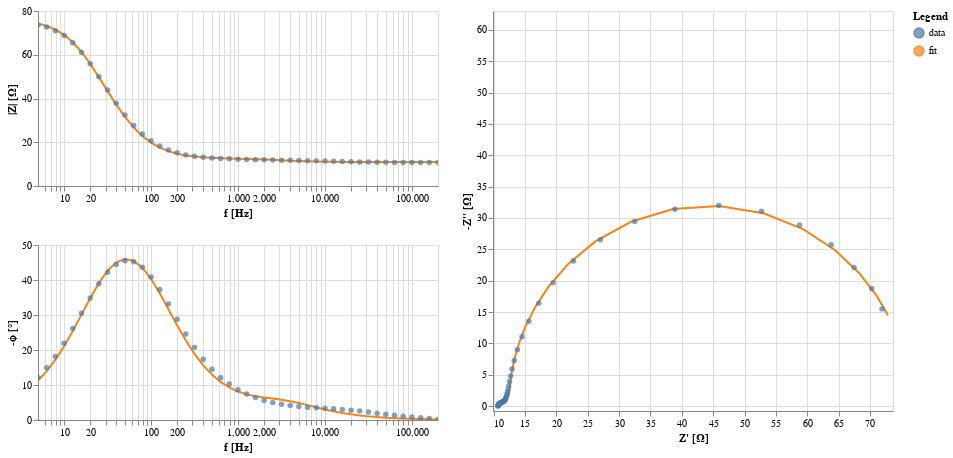

The code cell stored with this chart in its notebook:
### Code cell
import matplotlib.pyplot as plt

circuit.plot(f_data=frequencies, Z_data=Z)
#circuit.plot(f_data=frequencies, Z_data=Z, kind='bode')
#circuit.plot(f_data=frequencies, Z_data=Z, kind='nyquist')

#plt.show()

### Figure 1 — Vega-Lite specification as saved in the notebook (floating-point values rounded to 4 significant figures)
{"config": {"view": {"continuousWidth": 300, "continuousHeight": 300}, "background": "#FFFFFF"}, "hconcat": [{"vconcat": [{"layer": [{"data": {"name": "data-4f00584de45c76b164b8ad22ee8316b1"}, "mark": {"type": "line"}, "encoding": {"color": {"field": "kind", "type": "nominal"}, "x": {"axis": {"title": "f [Hz]"}, "field": "f", "scale": {"nice": false, "type": "log"}, "type": "quantitative"}, "y": {"axis": {"title": "|Z| [Ω]"}, "field": "mag", "type": "quantitative"}}, "transform": [{"calculate": "sqrt(pow(datum.z_real,2) + pow(datum.z_imag,2))", "as": "mag"}, {"calculate": "-(180/PI)*atan(datum.z_imag/datum.z_real)", "as": "neg_phase"}]}, {"data": {"name": "data-9afa2693ef8737354d6332186854eeae"}, "mark": {"type": "circle"}, "encoding": {"color": {"field": "kind", "type": "nominal"}, "size": {"condition": {"param": "param_10", "value": 80, "empty": false}, "value": 30}, "x": {"axis": {"title": "f [Hz]"}, "field": "f", "scale": {"nice": false, "type": "log"}, "type": "quantitative"}, "y": {"axis": {"title": "|Z| [Ω]"}, "field": "mag", "type": "quantitative"}}, "name": "view_10", "transform": [{"calculate": "sqrt(pow(datum.z_real,2) + pow(datum.z_imag,2))", "as": "mag"}, {"calculate": "-(180/PI)*atan(datum.z_imag/datum.z_real)", "as": "neg_phase"}]}], "height": 175.0, "width": 400}, {"layer": [{"data": {"name": "data-4f00584de45c76b164b8ad22ee8316b1"}, "mark": {"type": "line"}, "encoding": {"color": {"field": "kind", "type": "nominal"}, "x": {"axis": {"title": "f [Hz]"}, "field": "f", "scale": {"nice": false, "type": "log"}, "type": "quantitative"}, "y": {"axis": {"title": "-ϕ [°]"}, "field": "neg_phase", "type": "quantitative"}}, "transform": [{"calculate": "sqrt(pow(datum.z_real,2) + pow(datum.z_imag,2))", "as": "mag"}, {"calculate": "-(180/PI)*atan(datum.z_imag/datum.z_real)", "as": "neg_phase"}]}, {"data": {"name": "data-9afa2693ef8737354d6332186854eeae"}, "mark": {"type": "circle"}, "encoding": {"color": {"field": "kind", "type": "nominal"}, "size": {"condition": {"param": "param_10", "value": 80, "empty": false}, "value": 30}, "x": {"axis": {"title": "f [Hz]"}, "field": "f", "scale": {"nice": false, "type": "log"}, "type": "quantitative"}, "y": {"axis": {"title": "-ϕ [°]"}, "field": "neg_phase", "type": "quantitative"}}, "name": "view_11", "transform": [{"calculate": "sqrt(pow(datum.z_real,2) + pow(datum.z_imag,2))", "as": "mag"}, {"calculate": "-(180/PI)*atan(datum.z_imag/datum.z_real)", "as": "neg_phase"}]}], "height": 175.0, "width": 400}]}, {"layer": [{"data": {"name": "data-4f00584de45c76b164b8ad22ee8316b1"}, "mark": {"type": "line"}, "encoding": {"color": {"field": "kind", "type": "nominal"}, "x": {"axis": {"title": "Z' [Ω]"}, "field": "z_real", "scale": {"domain": [10.71, 72.87], "nice": false, "padding": 5}, "type": "quantitative"}, "y": {"axis": {"title": "-Z'' [Ω]"}, "field": "neg_z_imag", "scale": {"domain": [0.0316, 62.2], "nice": false, "padding": 5}, "type": "quantitative"}}, "transform": [{"calculate": "-datum.z_imag", "as": "neg_z_imag"}]}, {"data": {"name": "data-9afa2693ef8737354d6332186854eeae"}, "mark": {"type": "circle"}, "encoding": {"color": {"field": "kind", "legend": {"title": "Legend"}, "type": "nominal"}, "size": {"condition": {"param": "param_10", "value": 80, "empty": false}, "value": 30}, "x": {"axis": {"title": "Z' [Ω]"}, "field": "z_real", "scale": {"domain": [10.71, 72.87], "nice": false, "padding": 5}, "type": "quantitative"}, "y": {"axis": {"title": "-Z'' [Ω]"}, "field": "neg_z_imag", "scale": {"domain": [0.0316, 62.2], "nice": false, "padding": 5}, "type": "quantitative"}}, "name": "view_12", "transform": [{"calculate": "-datum.z_imag", "as": "neg_z_imag"}]}], "height": 400, "width": 400}], "params": [{"name": "param_10", "select": {"type": "point", "fields": ["f"], "nearest": true, "on": "mouseover"}, "views": ["view_10", "view_11", "view_12"]}, {"name": "param_12", "select": {"type": "interval", "encodings": ["x", "y"]}, "bind": "scales", "views": ["view_10", "view_11"]}, {"name": "param_11", "select": {"type": "interval", "encodings": ["x", "y"]}, "bind": "scales", "views": ["view_12"]}], "$schema": "https://vega.github.io/schema/vega-lite/v5.17.0.json", "datasets": {"data-4f00584de45c76b164b8ad22ee8316b1": [{"f": 5.014, "z_real": 72.87, "z_imag": -14.48, "kind": "fit", "fmt": "-"}, {"f": 6.311, "z_real": 71.02, "z_imag": -17.66, "kind": "fit", "fmt": "-"}, {"f": 7.948, "z_real": 68.29, "z_imag": -21.21, "kind": "fit", "fmt": "-"}, {"f": 10.0, "z_real": 64.46, "z_imag": -24.86, "kind": "fit", "fmt": "-"}, {"f": 12.6, "z_real": 59.34, "z_imag": -28.23, "kind": "fit", "fmt": "-"}, {"f": 15.86, "z_real": 53.04, "z_imag": -30.75, "kind": "fit", "fmt": "-"}, {"f": 19.97, "z_real": 45.9, "z_imag": -31.91, "kind": "fit", "fmt": "-"}, {"f": 25.14, "z_real": 38.61, "z_imag": -31.42, "kind": "fit", "fmt": "-"}, {"f": 31.65, "z_real": 31.89, "z_imag": -29.4, "kind": "fit", "fmt": "-"}, {"f": 39.83, "z_real": 26.28, "z_imag": -26.31, "kind": "fit", "fmt": "-"}, {"f": 50.14, "z_real": 21.94, "z_imag": -22.72, "kind": "fit", "fmt": "-"}, {"f": 63.16, "z_real": 18.79, "z_imag": -19.1, "kind": "fit", "fmt": "-"}, {"f": 79.52, "z_real": 16.61, "z_imag": -15.76, "kind": "fit", "fmt": "-"}, {"f": 100.1, "z_real": 15.14, "z_imag": -12.84, "kind": "fit", "fmt": "-"}, {"f": 126.0, "z_real": 14.18, "z_imag": -10.38, "kind": "fit", "fmt": "-"}, {"f": 158.6, "z_real": 13.56, "z_imag": -8.356, "kind": "fit", "fmt": "-"}, {"f": 199.7, "z_real": 13.16, "z_imag": -6.714, "kind": "fit", "fmt": "-"}, {"f": 251.5, "z_real": 12.9, "z_imag": -5.395, "kind": "fit", "fmt": "-"}, {"f": 316.5, "z_real": 12.73, "z_imag": -4.352, "kind": "fit", "fmt": "-"}, {"f": 398.6, "z_real": 12.62, "z_imag": -3.529, "kind": "fit", "fmt": "-"}, {"f": 501.8, "z_real": 12.54, "z_imag": -2.891, "kind": "fit", "fmt": "-"}, {"f": 631.8, "z_real": 12.48, "z_imag": -2.401, "kind": "fit", "fmt": "-"}, {"f": 795.3, "z_real": 12.43, "z_imag": -2.034, "kind": "fit", "fmt": "-"}, {"f": 1002.0, "z_real": 12.36, "z_imag": -1.766, "kind": "fit", "fmt": "-"}, {"f": 1260.0, "z_real": 12.29, "z_imag": -1.578, "kind": "fit", "fmt": "-"}, {"f": 1588.0, "z_real": 12.18, "z_imag": -1.448, "kind": "fit", "fmt": "-"}, {"f": 1998.0, "z_real": 12.05, "z_imag": -1.354, "kind": "fit", "fmt": "-"}, {"f": 2516.0, "z_real": 11.9, "z_imag": -1.275, "kind": "fit", "fmt": "-"}, {"f": 3168.0, "z_real": 11.72, "z_imag": -1.189, "kind": "fit", "fmt": "-"}, {"f": 3986.0, "z_real": 11.55, "z_imag": -1.087, "kind": "fit", "fmt": "-"}, {"f": 5022.0, "z_real": 11.39, "z_imag": -0.9663, "kind": "fit", "fmt": "-"}, {"f": 6323.0, "z_real": 11.26, "z_imag": -0.8354, "kind": "fit", "fmt": "-"}, {"f": 7960.0, "z_real": 11.15, "z_imag": -0.7049, "kind": "fit", "fmt": "-"}, {"f": 10020.0, "z_real": 11.08, "z_imag": -0.5836, "kind": "fit", "fmt": "-"}, {"f": 12610.0, "z_real": 11.03, "z_imag": -0.4768, "kind": "fit", "fmt": "-"}, {"f": 15880.0, "z_real": 11.0, "z_imag": -0.3856, "kind": "fit", "fmt": "-"}, {"f": 20000.0, "z_real": 10.97, "z_imag": -0.3098, "kind": "fit", "fmt": "-"}, {"f": 25170.0, "z_real": 10.96, "z_imag": -0.2479, "kind": "fit", "fmt": "-"}, {"f": 31690.0, "z_real": 10.95, "z_imag": -0.1979, "kind": "fit", "fmt": "-"}, {"f": 39890.0, "z_real": 10.94, "z_imag": -0.1577, "kind": "fit", "fmt": "-"}, {"f": 50220.0, "z_real": 10.94, "z_imag": -0.1255, "kind": "fit", "fmt": "-"}, {"f": 63230.0, "z_real": 10.94, "z_imag": -0.09978, "kind": "fit", "fmt": "-"}, {"f": 79610.0, "z_real": 10.94, "z_imag": -0.07931, "kind": "fit", "fmt": "-"}, {"f": 100200.0, "z_real": 10.94, "z_imag": -0.06303, "kind": "fit", "fmt": "-"}, {"f": 126200.0, "z_real": 10.93, "z_imag": -0.05008, "kind": "fit", "fmt": "-"}, {"f": 158900.0, "z_real": 10.93, "z_imag": -0.03979, "kind": "fit", "fmt": "-"}, {"f": 200000.0, "z_real": 10.93, "z_imag": -0.0316, "kind": "fit", "fmt": "-"}], "data-9afa2693ef8737354d6332186854eeae": [{"f": 5.014, "z_real": 71.92, "z_imag": -15.51, "kind": "data", "fmt": "o"}, {"f": 6.311, "z_real": 70.26, "z_imag": -18.76, "kind": "data", "fmt": "o"}, {"f": 7.948, "z_real": 67.46, "z_imag": -22.11, "kind": "data", "fmt": "o"}, {"f": 10.0, "z_real": 63.81, "z_imag": -25.73, "kind": "data", "fmt": "o"}, {"f": 12.6, "z_real": 58.79, "z_imag": -28.87, "kind": "data", "fmt": "o"}, {"f": 15.86, "z_real": 52.7, "z_imag": -31.07, "kind": "data", "fmt": "o"}, {"f": 19.97, "z_real": 45.89, "z_imag": -31.98, "kind": "data", "fmt": "o"}, {"f": 25.14, "z_real": 38.9, "z_imag": -31.41, "kind": "data", "fmt": "o"}, {"f": 31.65, "z_real": 32.48, "z_imag": -29.46, "kind": "data", "fmt": "o"}, {"f": 39.83, "z_real": 27.02, "z_imag": -26.52, "kind": "data", "fmt": "o"}, {"f": 50.14, "z_real": 22.72, "z_imag": -23.15, "kind": "data", "fmt": "o"}, {"f": 63.16, "z_real": 19.51, "z_imag": -19.67, "kind": "data", "fmt": "o"}, {"f": 79.52, "z_real": 17.21, "z_imag": -16.43, "kind": "data", "fmt": "o"}, {"f": 100.1, "z_real": 15.63, "z_imag": -13.53, "kind": "data", "fmt": "o"}, {"f": 126.0, "z_real": 14.54, "z_imag": -11.08, "kind": "data", "fmt": "o"}, {"f": 158.6, "z_real": 13.79, "z_imag": -9.008, "kind": "data", "fmt": "o"}, {"f": 199.7, "z_real": 13.29, "z_imag": -7.298, "kind": "data", "fmt": "o"}, {"f": 251.5, "z_real": 12.94, "z_imag": -5.914, "kind": "data", "fmt": "o"}, {"f": 316.5, "z_real": 12.71, "z_imag": -4.815, "kind": "data", "fmt": "o"}, {"f": 398.6, "z_real": 12.54, "z_imag": -3.92, "kind": "data", "fmt": "o"}, {"f": 501.8, "z_real": 12.42, "z_imag": -3.211, "kind": "data", "fmt": "o"}, {"f": 631.8, "z_real": 12.32, "z_imag": -2.657, "kind": "data", "fmt": "o"}, {"f": 795.3, "z_real": 12.21, "z_imag": -2.209, "kind": "data", "fmt": "o"}, {"f": 1002.0, "z_real": 12.13, "z_imag": -1.849, "kind": "data", "fmt": "o"}, {"f": 1260.0, "z_real": 12.06, "z_imag": -1.568, "kind": "data", "fmt": "o"}, {"f": 1588.0, "z_real": 11.98, "z_imag": -1.346, "kind": "data", "fmt": "o"}, {"f": 1998.0, "z_real": 11.91, "z_imag": -1.168, "kind": "data", "fmt": "o"}, {"f": 2516.0, "z_real": 11.84, "z_imag": -1.032, "kind": "data", "fmt": "o"}, {"f": 3168.0, "z_real": 11.78, "z_imag": -0.931, "kind": "data", "fmt": "o"}, {"f": 3986.0, "z_real": 11.7, "z_imag": -0.8507, "kind": "data", "fmt": "o"}, {"f": 5022.0, "z_real": 11.63, "z_imag": -0.7814, "kind": "data", "fmt": "o"}, {"f": 6323.0, "z_real": 11.55, "z_imag": -0.7352, "kind": "data", "fmt": "o"}, {"f": 7960.0, "z_real": 11.47, "z_imag": -0.7017, "kind": "data", "fmt": "o"}, {"f": 10020.0, "z_real": 11.38, "z_imag": -0.6725, "kind": "data", "fmt": "o"}, {"f": 12610.0, "z_real": 11.27, "z_imag": -0.6342, "kind": "data", "fmt": "o"}, {"f": 15880.0, "z_real": 11.18, "z_imag": -0.5929, "kind": "data", "fmt": "o"}, {"f": 20000.0, "z_real": 11.08, "z_imag": -0.5413, "kind": "data", "fmt": "o"}, {"f": 25170.0, "z_real": 11.0, "z_imag": -0.4892, "kind": "data", "fmt": "o"}, {"f": 31690.0, "z_real": 10.94, "z_imag": -0.4322, "kind": "data", "fmt": "o"}, {"f": 39890.0, "z_real": 10.87, "z_imag": -0.3675, "kind": "data", "fmt": "o"}, {"f": 50220.0, "z_real": 10.83, "z_imag": -0.3052, "kind": "data", "fmt": "o"}, {"f": 63230.0, "z_real": 10.8, "z_imag": -0.2561, "kind": "data", "fmt": "o"}, {"f": 79610.0, "z_real": 10.78, "z_imag": -0.2048, "kind": "data", "fmt": "o"}, {"f": 100200.0, "z_real": 10.74, "z_imag": -0.1642, "kind": "data", "fmt": "o"}, {"f": 126200.0, "z_real": 10.72, "z_imag": -0.1241, "kind": "data", "fmt": "o"}, {"f": 158900.0, "z_real": 10.71, "z_imag": -0.07587, "kind": "data", "fmt": "o"}, {"f": 200000.0, "z_real": 10.71, "z_imag": -0.03171, "kind": "data", "fmt": "o"}]}}
